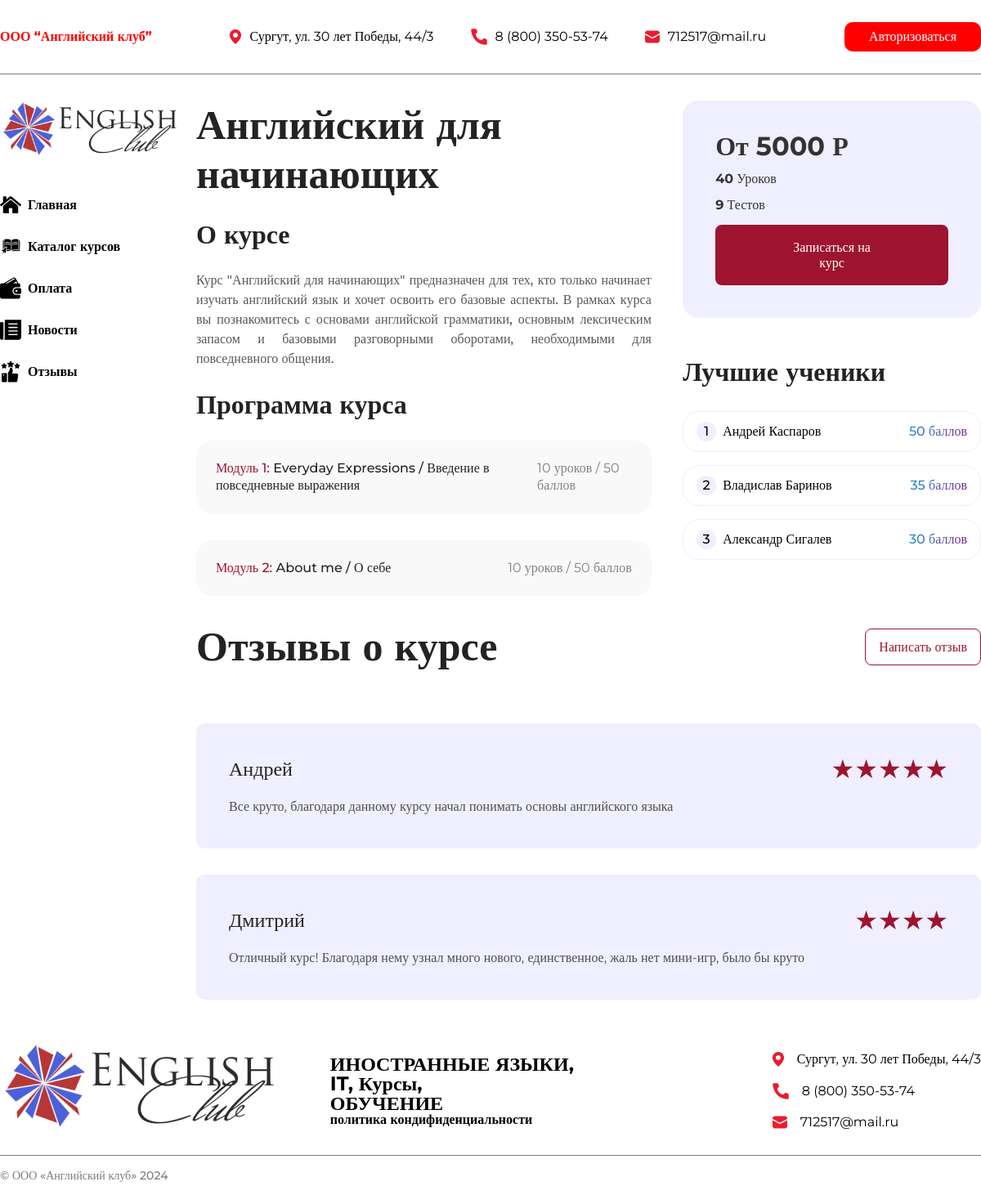
The page /course/1 on the database its author committed.
### tables this page shows
CREATE TABLE `course` (
  `id` int(11) NOT NULL,
  `name` varchar(64) NOT NULL,
  `modules` int(11) NOT NULL,
  `duration` int(11) NOT NULL,
  `price` int(11) NOT NULL,
  `type` varchar(32) NOT NULL,
  `about` text NOT NULL,
  `tests` int(11) NOT NULL,
  `lesson` int(11) NOT NULL
);

CREATE TABLE `module` (
  `id` int(11) NOT NULL,
  `course_id` int(11) NOT NULL,
  `name` varchar(64) NOT NULL,
  `question` int(11) NOT NULL,
  `points` int(11) NOT NULL
);

CREATE TABLE `user` (
  `id` int(11) NOT NULL,
  `name` varchar(32) NOT NULL,
  `surname` varchar(32) NOT NULL,
  `patronymic` varchar(32) NOT NULL,
  `password` text NOT NULL,
  `english_points` int(11) DEFAULT NULL,
  `it_points` int(11) DEFAULT NULL,
  `email` varchar(64) NOT NULL,
  `birthday` date DEFAULT NULL,
  `is_admin` tinyint(1) NOT NULL
);

CREATE TABLE `review` (
  `id` int(11) NOT NULL,
  `name` varchar(64) NOT NULL,
  `mark` int(11) NOT NULL,
  `description` text NOT NULL,
  `course_id` int(11) DEFAULT NULL
);

### pages/coursepage.php (the view, shortened to what this page needs)
<?php
    include 'scripts/php/connect.php';
    $id = $matches[1];
?>
<!DOCTYPE html>
<html lang="en">
<head>
    <link rel="stylesheet" href="../assets/css/reset.css">
    <link rel="stylesheet" href="../assets/css/style.css">
    <link rel="stylesheet" href="../assets/css/couresepage.css">
</head>
<body>
    <?php include 'components/header.php';?>
    <main class="_container">
        <?php include 'components/navigation.php';?>
        <div class="main">
            <div class="main__container">
                <?php
                    $result = $conn -> query('SELECT * from course where id = '.$id) -> fetch_assoc();
                ?>
                <section class="content">
                    <h2><?= $result['name']?></h2>
                    <h3>О курсе</h3>
                    <p><?= $result['about']?></p>
                    <h3>Программа курса</h3>
                    <?php
                        $modules = $conn -> query('SELECT * from module where course_id = '.$id);
                        $moduleId = 1;
                        while($row = $modules -> fetch_assoc()) {
                    ?>
                    <div class="module">
                        <h4><span>Модуль <?= $moduleId?>:</span> <?= $row['name']?></h4>
                        <span><?= $row['question']?> уроков / <?= $row['points']?> баллов</span>
                    </div>
                    <?php
                        $moduleId = $moduleId + 1;
                    }
                    ?>
                </section>
                <div class="right__side">
                    <div class="signup">
                        <span class="price">От <?= $result['price']?> Р</span>
                        <span><b><?= $result['lesson']?></b> Уроков</span>
                        <span><b><?= $result['tests']?></b> Тестов</span>
                        <button id="openModalBtnSignUp">Записаться на курс</button>
                    </div>
                    <div class="leaderboard">
                        <h3>Лучшие ученики</h3>
                        <?php
                            $userResult = $conn -> query('SELECT * from user ORDER BY ' . $result['type'] . '_points DESC LIMIT 3');
                            if($userResult -> num_rows > 0) {
                                $place = 1;
                                while($userRow = $userResult -> fetch_assoc()) {
                        ?>
                        <div class="people">
                            <div>
                                <div class="num"><?= $place?></div>
                                <?php $place = $place + 1;?>
                                <span class="name"><?= $userRow['name']?> <?= $userRow['surname']?></span>
                            </div>
                            <span class="score"><?php
                            ?> баллов</span>
                        </div>
                        <?php }} ?>
                    </div>
                </div>
            </div>
            <section class="reviews__header">
                <h2>Отзывы о курсе</h2>
                <button id="openModalBtn">Написать отзыв</button>
            </section>
            <?php
                $reviewResult = $conn -> query('SELECT * from review where course_id = '.$id);
                if($reviewResult -> num_rows > 0) {
                    while($reviewRow = $reviewResult -> fetch_assoc()) {
            ?>
            <div class="reviews__block">
                <div class="reviews__block__header">
                    <span><?= $reviewRow['name']?></span>
                    <div class="mark">
                        <?php
                            for ($mark=0; $mark < $reviewRow['mark']; $mark++) {
                                echo '&#9733;';
                            }
                        ?>
                    </div>
                </div>
                <p><?= $reviewRow['description']?></p>
            </div>
            <?php
            }
            } else {
                echo '<h5>Отзывов пока нет, но ты можешь первым написать его!</h5>';
            }
            ?>
        </div>
    </main>
    <?php include 'components/footer.php';?>
</body>
</html>

### index.php
<?php
class Router {
    private $routes = [];
    public function addRoute($route, $name, $handler) {
        $this->routes[$route] = ['name' => $name, 'handler' => $handler];
    }
    public function handleRequest($url) {
        $request = $_SERVER['REQUEST_URI'];
        if (array_key_exists($url, $this->routes)) {
            call_user_func($this->routes[$url]['handler']);
        } else if(preg_match('/^\/news\/([0-9]+)/', $request, $matches)) {
            include 'pages/newspage.php';
        } else if(preg_match('/^\/course\/([0-9]+)/', $request, $matches)) {
            include 'pages/coursepage.php';
        } else if (preg_match('/^\/learn\/([0-9]+)/', $request, $matches)) {
            include 'pages/learn.php';
        } else if (preg_match('/^\/module\/([0-9]+)/', $request, $matches)) {
            include 'pages/module.php';
        } else if (preg_match('/^\/test\/([0-9]+)/', $request, $matches)) {
            include 'pages/test.php';
        } else if (preg_match('/^\/testend\/([0-9]+)/', $request, $matches)) {
            include 'pages/testend.php';
        } else {
            echo "Error 404: Page not found";
        }
    }
}
$router = new Router();
$router->addRoute('/', 'Home', function() {
    include 'pages/main.php';
});
$router->addRoute('/lk', 'Lk', function() {
    include 'pages/lk.php';
});
$router->addRoute('/auth', 'Auth', function() {
    include 'pages/auth.php';
});
$router->addRoute('/register', 'Register', function() {
    include 'pages/register.php';
});
$router->addRoute('/catalog', 'Catalog', function() {
    include 'pages/catalog.php';
});
$router->addRoute('/news', 'News', function() {
    include 'pages/news.php';
});
$router->addRoute('/payment', 'Payment', function() {
    include 'pages/payment.php';
});
$router->addRoute('/reviews', 'Reviews', function() {
    include 'pages/reviews.php';
});
$router->addRoute('/setting', 'Setting', function() {
    include 'pages/lk-setting.php';
});
$router->addRoute('/registerPHP', 'RegisterPHP', function() {
    include 'scripts/php/register.php';
});
$router->addRoute('/authPHP', 'AuthPHP', function() {
    include 'scripts/php/auth.php';
});
$router->addRoute('/logout', 'Logout', function() {
    include 'scripts/php/logout.php';
});
$router->addRoute('/admin', 'Admin', function() {
    include 'pages/admin.php';
});
$router->addRoute('/add', 'Add', function() {
    include 'pages/add.php';
});
$url = isset($_SERVER['REQUEST_URI']) ? $_SERVER['REQUEST_URI'] : '/';
$url = parse_url($url, PHP_URL_PATH);
$router->handleRequest($url);
?>

### pages/components/header.php (shortened to what this page needs)
<header>
    <div class="header__container _container">
        <h1><a href="/">ООО “Английский клуб”</a></h1>
        <ul>
            <li>
                <img src="../assets/img/header/map.png" alt="map">
                <span>Сургут, ул. 30 лет Победы, 44/3</span>
            </li>
            <li>
                <img src="../assets/img/header/phone.png" alt="phone">
                <span>8 (800) 350-53-74</span>
            </li>
            <li>
                <img src="../assets/img/header/mail.png" alt="mail">
                <span>712517@mail.ru</span>
            </li>
        </ul>
        <?php
            if($_SESSION['login_status']) {
                echo '<a href="/lk" class="lk-reg">Личный кабинет</a>';
            } else {
                echo '<a href="/auth" class="lk-reg">Авторизоваться</a>';
            }
        ?>
    </div>
</header>

### pages/components/navigation.php
<nav>
    <div class="nav__logo">
        <img src="../../assets/img/logo.png" alt="">
    </div>
    <ul>
        <li>
            <a href="/">
                <img src="../../assets/img/nav/home.png" alt="home">
                <span>Главная</span>
            </a>
        </li>
        <li>
            <a href="/catalog">
                <img src="../../assets/img/nav/catalog.png" alt="catalog">
                <span>Каталог курсов</span>
            </a>
        </li>
        <li>
            <a href="/payment">
                <img src="../../assets/img/nav/wallet.png" alt="payment">
                <span>Оплата</span>
            </a>
        </li>
        <li>
            <a href="/news">
                <img src="../../assets/img/nav/news.png" alt="news">
                <span>Новости</span>
            </a>
        </li>
        <li>
            <a href="/reviews">
                <img src="../../assets/img/nav/reviews.png" alt="reviews">
                <span>Отзывы</span>
            </a>
        </li>
    </ul>
</nav>

### pages/components/footer.php
<footer>
    <div class="footer__top _container">
        <div class="footer__logo">
            <img src="../../assets/img/logo.png" alt="">
        </div>
        <div class="footer__text">
            <h3>ИНОСТРАННЫЕ ЯЗЫКИ,<br>IT, Курсы,<br>ОБУЧЕНИЕ</h3>
            <span>политика кондифиденциальности</span>
        </div>
        <ul>
            <li>
                <img src="../../assets/img/header/map.png" alt="">
                <span>Сургут, ул. 30 лет Победы, 44/3</span>
            </li>
            <li>
                <img src="../../assets/img/header/phone.png" alt="">
                <span>8 (800) 350-53-74</span>
            </li>
            <li>
                <img src="../../assets/img/header/mail.png" alt="">
                <span>712517@mail.ru</span>
            </li>
        </ul>
    </div>
    <div class="footer__bot _container">
        <span>© ООО «Английский клуб» 2024</span>
    </div>
</footer>

### assets/css/style.css (style rules this page uses)
:root { --h2-color: #232323; --h2-size: 3.125rem; --h2-weight: bold; --h2-family: Montserrat; --button-on-page: #9E1430; }
a { text-decoration: none; }
._container { margin: 0 auto; max-width: 90rem; }
main { display: grid; grid-template-columns: 20% 80%; }
h2 { font-size: var(--h2-size); color: var(--h2-color); font-weight: var(--h2-weight); font-family: var(--h2-family); line-height: 1.2; }
.mark { color: #9E1430; font-size: 2rem; }
.reviews__block__header { font-size: 1.5rem; display: flex; justify-content: space-between; font-family: Montserrat; align-items: center; color: #232323; margin-bottom: 1.25rem; }
.reviews__block p { font-family: Montserrat; font-size: 1rem; color: #4F4F4F; line-height: 1.3; }
header { margin-bottom: 2rem; }
.header__container { height: 3.125rem; display: flex; justify-content: space-between; align-items: center; padding: 20px 0; border-bottom: 1px solid #7c7c7c; }
.header__container h1 a { font-weight: bold; font-size: 1rem; color: red; font-family: Montserrat; }
.header__container ul { display: flex; justify-content: center; align-items: center; }
.header__container ul li { display: flex; justify-content: center; align-items: center; font-family: Montserrat; }
.header__container ul li:not(:last-child) { margin-right: 2.8125rem; }
.header__container ul li img:not(:last-child) { margin-right: .625rem; }
.lk-reg { padding: 10px 30px; background: red; color: white; border-radius: 10px; font-family: Montserrat; }
.nav__logo img { width: 13.75rem; height: auto; }
nav ul { display: flex; flex-direction: column; }
nav ul li { margin-top: 1.5rem; }
nav ul li a { display: flex; align-items: center; font-family: Montserrat; font-weight: bold; color: black; }
nav ul li a img { margin-right: .5rem; }
footer { width: 100%; }
.footer__top { display: flex; justify-content: space-between; align-items: center; }
.footer__logo { margin-right: 5%; padding: 20px 0 0; }
.footer__text { margin-right: 20%; }
.footer__text h3 { font-weight: bold; font-size: 1.5rem; font-family: Montserrat; }
.footer__text span { font-weight: bold; font-size: 1rem; font-family: Montserrat; }
.footer__top ul li { display: flex; align-items: center; font-family: Montserrat; }
.footer__top ul li img { margin-right: 1rem; }
.footer__top ul li span { font-size: 1rem; }
.footer__top ul li:not(:last-child) { margin-bottom: 1.25rem; }
.footer__bot { width: 100%; padding: 1rem 0; border-top: 1px solid #7c7c7c; }
.footer__bot span { font-family: Montserrat; font-size: .875rem; font-weight: 500; color: #7c7c7c; }

### rows shown on the page
course: name "Английский для начинающих", about "Курс \"Английский для начинающих\" предназначен для тех, кто только начинает изучать английский язык и хочет освоить его базовые аспекты. В рамках курса вы познакомитесь с основами английской грамматики, основным лексическим запасом и базовыми разговорными оборотами, необходимыми для повседневного общения.", price "5000", lesson "40", tests "9"
module: name "Everyday Expressions / Введение в повседневные выражения", question "10", points "50"
module: name "About me / О себе", question "10", points "50"
user: name "Андрей", surname "Каспаров"
user: name "Владислав", surname "Баринов"
user: name "Александр", surname "Сигалев"
review: name "Андрей", description "Все круто, благодаря данному курсу начал понимать основы английского языка"
review: name "Дмитрий", description "Отличный курс! Благодаря нему узнал много нового, единственное, жаль нет мини-игр, было бы круто"
